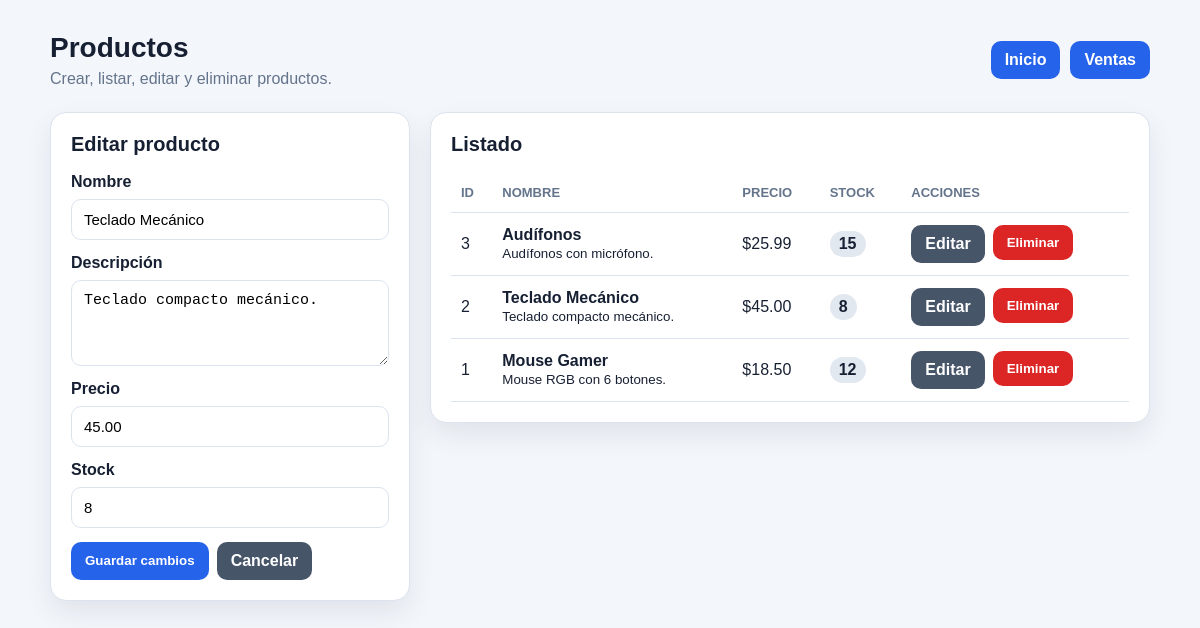
The page /productos.php?edit=2 on the database its author committed.
### tables this page shows
CREATE TABLE IF NOT EXISTS productos (
    id INT AUTO_INCREMENT PRIMARY KEY,
    nombre VARCHAR(120) NOT NULL,
    descripcion TEXT NULL,
    precio DECIMAL(10, 2) NOT NULL,
    stock INT NOT NULL DEFAULT 0,
    fecha_creacion TIMESTAMP DEFAULT CURRENT_TIMESTAMP,
    CONSTRAINT chk_productos_precio CHECK (precio > 0),
    CONSTRAINT chk_productos_stock CHECK (stock >= 0)
);

### config/database.php (called while the page is built, shortened)
<?php
class Database
{
    public static function connect(): PDO
    {
        $dsn = 'mysql:host=' . self::HOST . ';dbname=' . self::DB_NAME . ';charset=' . self::CHARSET;
        try {
            return new PDO($dsn, self::USER, self::PASS, [
                PDO::ATTR_ERRMODE => PDO::ERRMODE_EXCEPTION,
                PDO::ATTR_DEFAULT_FETCH_MODE => PDO::FETCH_ASSOC,
                PDO::ATTR_EMULATE_PREPARES => false,
            ]);
        } catch (PDOException $e) {
            die('Error de conexión a la base de datos: ' . $e->getMessage());
        }
    }
}

### controllers/ProductoController.php (called while the page is built, shortened)
<?php
require_once __DIR__ . '/../config/database.php';
require_once __DIR__ . '/../models/Producto.php';
class ProductoController
{
    private Producto $productoModel;
    public function __construct()
    {
        $this->productoModel = new Producto(Database::connect());
    }
    public function index(): array
    {
        return $this->productoModel->all();
    }
    public function show(int $id): ?array
    {
        return $this->productoModel->find($id);
    }
}

### models/Producto.php (called while the page is built, shortened)
<?php
class Producto
{
    public function all(): array
    {
        $stmt = $this->db->query('SELECT * FROM productos ORDER BY id DESC');
        return $stmt->fetchAll();
    }
    public function find(int $id): ?array
    {
        $stmt = $this->db->prepare('SELECT * FROM productos WHERE id = :id');
        $stmt->execute(['id' => $id]);
        $producto = $stmt->fetch();
        return $producto ?: null;
    }
}

### public/productos.php (the view, shortened to what this page needs)
<?php
require_once __DIR__ . '/../controllers/ProductoController.php';
$controller = new ProductoController();
$editId = filter_var($_GET['edit'] ?? null, FILTER_VALIDATE_INT);
$editing = $editId ? $controller->show((int)$editId) : null;
$productos = $controller->index();
function h(?string $value): string
{
    return htmlspecialchars((string)$value, ENT_QUOTES, 'UTF-8');
}
?>
<!DOCTYPE html>
<html lang="es">
<head>
    <link rel="stylesheet" href="assets/style.css">
</head>
<body>
    <main class="container">
        <section class="header">
            <div class="brand">
                <h1>Productos</h1>
                <p>Crear, listar, editar y eliminar productos.</p>
            </div>
            <nav class="nav">
                <a href="index.php" class="btn-secondary">Inicio</a>
                <a href="ventas.php">Ventas</a>
            </nav>
        </section>
        <section class="grid">
            <article class="card">
                <h2><?= $editing ? 'Editar producto' : 'Nuevo producto' ?></h2>
                <form method="POST" action="productos.php">
                    <div class="form-group">
                        <label for="nombre">Nombre</label>
                        <input id="nombre" name="nombre" type="text" required value="<?= h($editing['nombre'] ?? '') ?>">
                    </div>
                    <div class="form-group">
                        <label for="descripcion">Descripción</label>
                        <textarea id="descripcion" name="descripcion"><?= h($editing['descripcion'] ?? '') ?></textarea>
                    </div>
                    <div class="form-group">
                        <label for="precio">Precio</label>
                        <input id="precio" name="precio" type="number" step="0.01" min="0.01" required value="<?= h($editing['precio'] ?? '') ?>">
                    </div>
                    <div class="form-group">
                        <label for="stock">Stock</label>
                        <input id="stock" name="stock" type="number" min="0" required value="<?= h($editing['stock'] ?? '') ?>">
                    </div>
                    <div class="actions">
                        <button class="btn" type="submit"><?= $editing ? 'Guardar cambios' : 'Crear producto' ?></button>
                        <?php if ($editing): ?>
                            <a class="btn btn-secondary" href="productos.php">Cancelar</a>
                        <?php endif; ?>
                    </div>
                </form>
            </article>
            <article class="card">
                <h2>Listado</h2>
                <div class="table-wrap">
                    <table>
                        <thead>
                            <tr>
                                <th>ID</th>
                                <th>Nombre</th>
                                <th>Precio</th>
                                <th>Stock</th>
                                <th>Acciones</th>
                            </tr>
                        </thead>
                        <tbody>
                            <?php foreach ($productos as $producto): ?>
                                <tr>
                                    <td><?= h($producto['id']) ?></td>
                                    <td>
                                        <strong><?= h($producto['nombre']) ?></strong><br>
                                        <small><?= h($producto['descripcion']) ?></small>
                                    </td>
                                    <td>$<?= number_format((float)$producto['precio'], 2) ?></td>
                                    <td><span class="badge"><?= h($producto['stock']) ?></span></td>
                                    <td>
                                        <div class="actions">
                                            <a class="btn btn-secondary" href="productos.php?edit=<?= h($producto['id']) ?>">Editar</a>
                                            <form method="POST" action="productos.php" onsubmit="return confirm('¿Eliminar este producto?');">
                                                <button class="btn btn-danger" type="submit">Eliminar</button>
                                            </form>
                                        </div>
                                    </td>
                                </tr>
                            <?php endforeach; ?>
                        </tbody>
                    </table>
                </div>
            </article>
        </section>
    </main>
</body>
</html>

### public/assets/style.css (style rules this page uses)
:root { --bg: #f3f6fb; --card: #ffffff; --text: #172033; --muted: #64748b; --primary: #2563eb; --danger: #dc2626; --success: #16a34a; --border: #dbe3ef; }
* { box-sizing: border-box; }
body { margin: 0; font-family: Arial, Helvetica, sans-serif; background: var(--bg); color: var(--text); }
.container { width: min(1100px, 94%); margin: 32px auto; }
.header { display: flex; align-items: center; justify-content: space-between; gap: 16px; margin-bottom: 24px; }
.brand h1 { margin: 0; font-size: 28px; }
.brand p { margin: 6px 0 0; color: var(--muted); }
.nav { display: flex; gap: 10px; flex-wrap: wrap; }
.nav a, .btn { border: 0; border-radius: 10px; padding: 10px 14px; background: var(--primary); color: white; text-decoration: none; cursor: pointer; font-weight: 700; }
.btn-danger { background: var(--danger); }
.btn-secondary { background: #475569; }
.grid { display: grid; grid-template-columns: 360px 1fr; gap: 20px; align-items: start; }
.card { background: var(--card); border: 1px solid var(--border); border-radius: 16px; box-shadow: 0 12px 28px rgba(15, 23, 42, 0.08); padding: 20px; }
.card h2 { margin-top: 0; font-size: 20px; }
.form-group { display: grid; gap: 8px; margin-bottom: 14px; }
label { font-weight: 700; }
input, textarea, select { width: 100%; padding: 11px 12px; border: 1px solid var(--border); border-radius: 10px; font-size: 15px; background: white; }
textarea { min-height: 86px; resize: vertical; }
.table-wrap { overflow-x: auto; }
table { width: 100%; border-collapse: collapse; }
th, td { padding: 12px 10px; border-bottom: 1px solid var(--border); text-align: left; vertical-align: middle; }
th { color: var(--muted); font-size: 13px; text-transform: uppercase; }
.actions { display: flex; gap: 8px; flex-wrap: wrap; }
.badge { display: inline-flex; align-items: center; border-radius: 999px; padding: 4px 9px; background: #e2e8f0; font-weight: 700; }

### rows shown on the page
productos: nombre "Teclado Mecánico", descripcion "Teclado compacto mecánico.", precio "45.00", stock "8", id "2"
productos: id "3", nombre "Audífonos", descripcion "Audífonos con micrófono.", precio "25.99", stock "15"
productos: id "1", nombre "Mouse Gamer", descripcion "Mouse RGB con 6 botones.", precio "18.50", stock "12"
